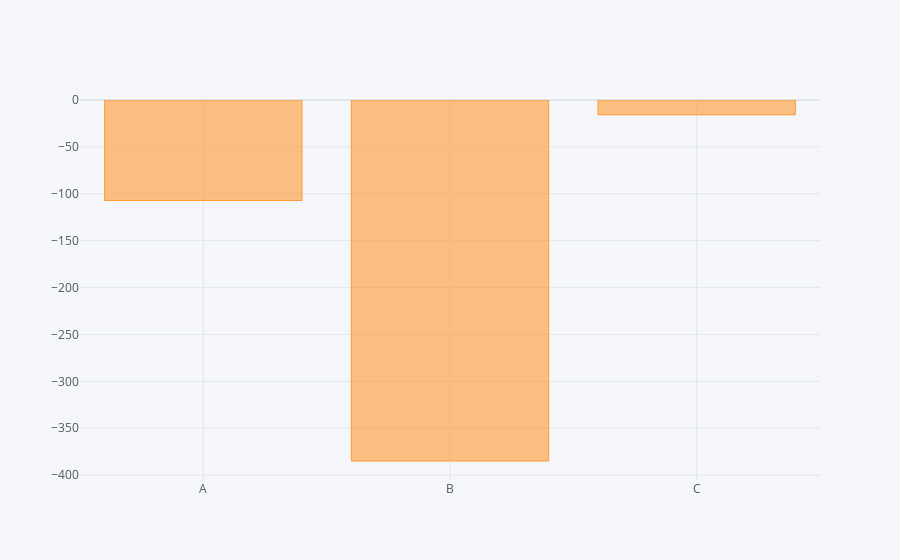

Here is the notebook cell this chart was saved with:
### Code cell
df.sum().iplot(kind='bar')

### Figure 1 — Plotly figure (JSON) as saved in the notebook; plotly's stock layout.template omitted (floating-point values rounded to 4 significant figures)
{"data": [{"marker": {"color": "rgba(255, 153, 51, 0.6)", "line": {"color": "rgba(255, 153, 51, 1.0)", "width": 1}}, "name": "None", "orientation": "v", "text": "", "type": "bar", "x": ["A", "B", "C"], "y": [-107.2, -384.9, -15.8]}], "layout": {"legend": {"bgcolor": "#F5F6F9", "font": {"color": "#4D5663"}}, "paper_bgcolor": "#F5F6F9", "plot_bgcolor": "#F5F6F9", "title": {"font": {"color": "#4D5663"}}, "xaxis": {"gridcolor": "#E1E5ED", "showgrid": true, "tickfont": {"color": "#4D5663"}, "title": {"font": {"color": "#4D5663"}, "text": ""}, "zerolinecolor": "#E1E5ED"}, "yaxis": {"gridcolor": "#E1E5ED", "showgrid": true, "tickfont": {"color": "#4D5663"}, "title": {"font": {"color": "#4D5663"}, "text": ""}, "zerolinecolor": "#E1E5ED"}}}
